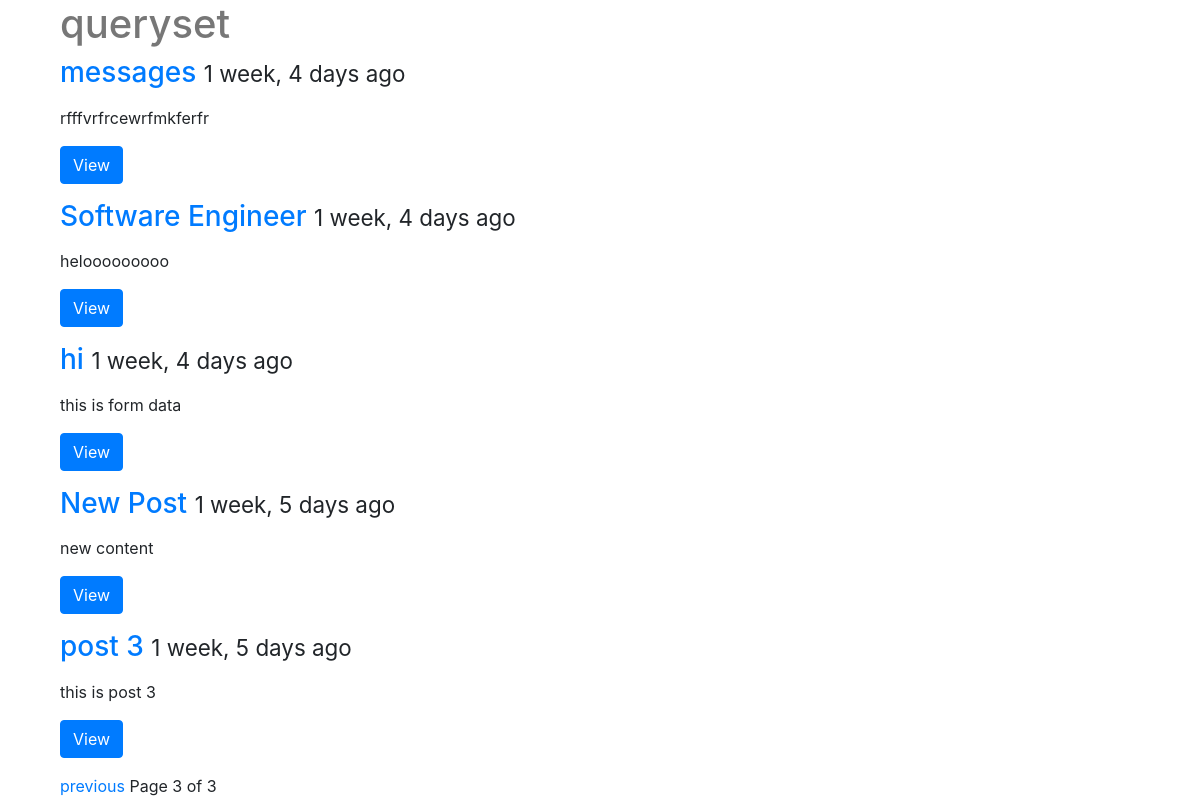
Before: /posts/?page=3 with the older database file.
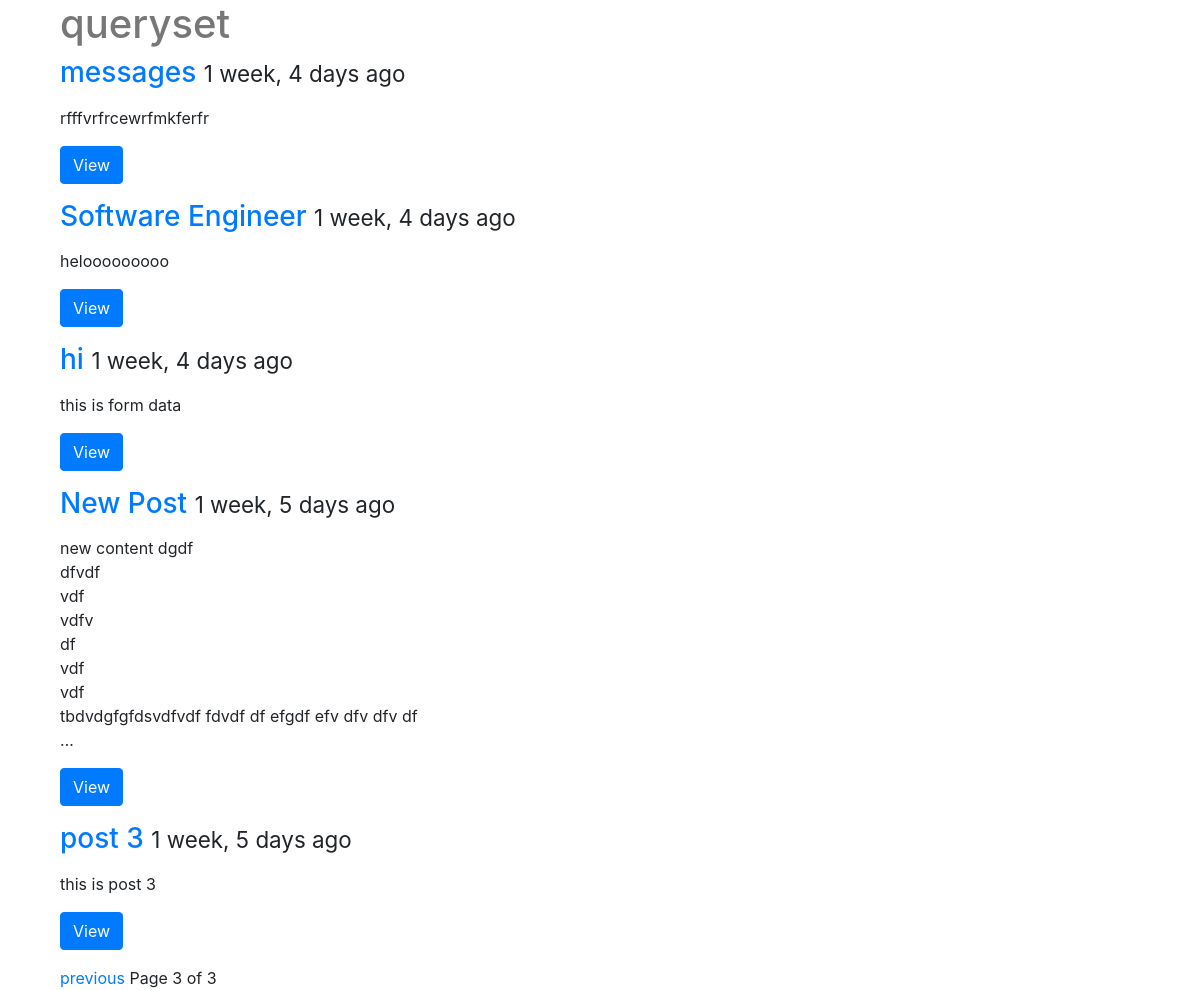
After: the same page with the newer database file.
### posts/models.py (models this page shows, shortened)
class Post(models.Model):
    title = models.CharField(max_length=120) # max_length = 120
    image = models.ImageField(upload_to=upload_location,
        null=True,
        blank=True,
        width_field="width_field",
        height_field="height_field")
    height_field = models.IntegerField(default=0)
    width_field = models.IntegerField(default=0)
    content = models.TextField()
    updated = models.DateTimeField(auto_now=True,auto_now_add=False)
    timestamp = models.DateTimeField(auto_now=False,auto_now_add=True)
    def get_absolute_url(self):
        return reverse("posts:detail",kwargs={"id":self.id})
    class Meta:
        ordering = ["-timestamp","-updated"]

### posts/views.py (the view)
# urls.py: path('', post_list, name="list"),
def post_list(request):
    queryset_list = Post.objects.all().order_by("-timestamp")
    paginator = Paginator(queryset_list,5)
    page_request_var = "page"
    page = request.GET.get(page_request_var)
    try:
        queryset = paginator.page(page)
    except PageNotAnInteger:
        queryset = paginator.page(1)
    except EmptyPage:
        queryset = paginator.page(paginator.num_pages)
    context = {
        "object_list":queryset,
        "title":"queryset",
        "page_request_var":page_request_var
    }
    return render(request,"post_list.html",context)

### templates/post_list.html (shortened to what this page needs)
{% extends "base.html" %}
{% block content %}
<div class="col-sm-6 col-sm-offset-3">
<h1>{{ title}} </h1>
    {% for obj in object_list %}
    <div class="row">
        <div class="col-sm-12">
            <div class="thumbnail">
                <div class="caption">
                    <h3><a href="{{ obj.get_absolute_url}}" >{{obj.title}}</a>
                    <small>{{ obj.timestamp | timesince }} ago</small></h3>
                    <p>{{obj.content | linebreaks | truncatechars:120}}</p>
                    <p><a href="{{ obj.get_absolute_url }}" class="btn btn-primary" role="button">View</a></p>
                </div>
            </div>
        </div>
</div>
    {% endfor %}
    <div class="pagination">
        <span class="step-links">
            {% if object_list.has_previous %}
                <a href="?{{page_request_var}}={{ object_list.previous_page_number }}">previous</a>
            {% endif %}
            <span class="current">
                Page {{object_list.number}} of {{object_list.paginator.num_pages}}
            </span>
        </span>
    </div>
</div>
    {% endblock content %}

### templates/base.html (shortened to what this page needs)
{% load staticfiles %}
<!DOCTYPE html>
<html>
    <head>
        <link rel="stylesheet" href="https://stackpath.bootstrapcdn.com/bootstrap/4.3.1/css/bootstrap.min.css">
        <link rel="stylesheet" href='{% static "/css/base.css" %}'/>
    </head>
    <body>
        <div class="container">
           {% block content %}{% endblock content%}
        </div>
    </body>
</html>

### static/css/base.css (style rules this page uses)
h1 { color: #777777; }

Changed rows visible on the page:
changed Post "New Post": content "new content" → "new content dgdf dfvdf vdf vdfv df vdf vdf tbdvdgfgfdsvdfvdf fdvdf df efgdf efv dfv dfv df …"
